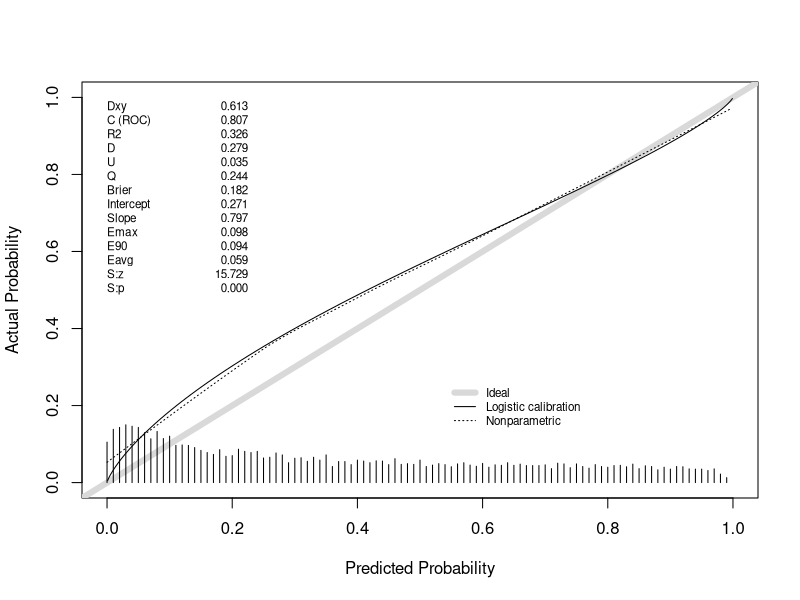
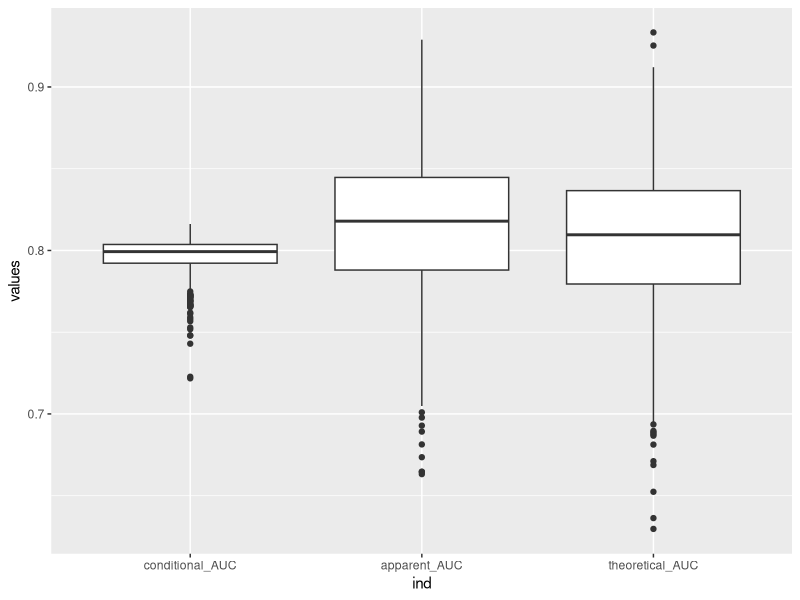
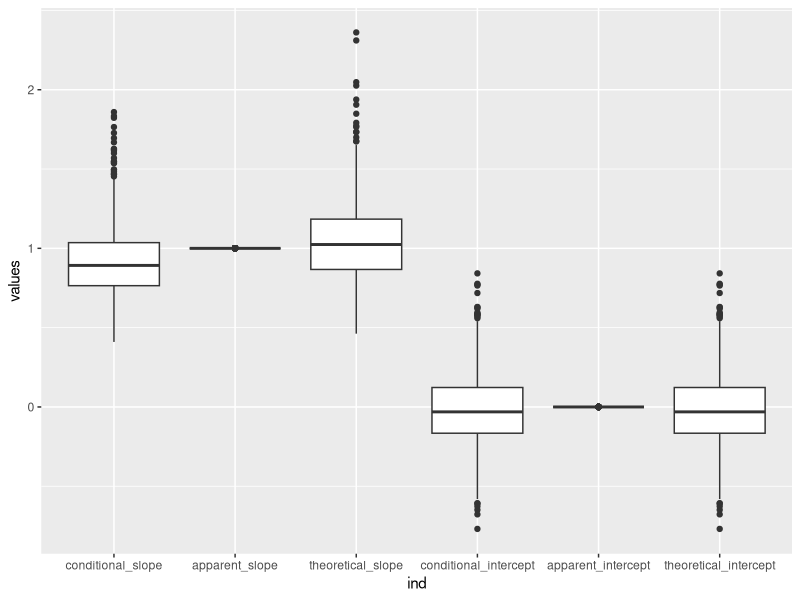
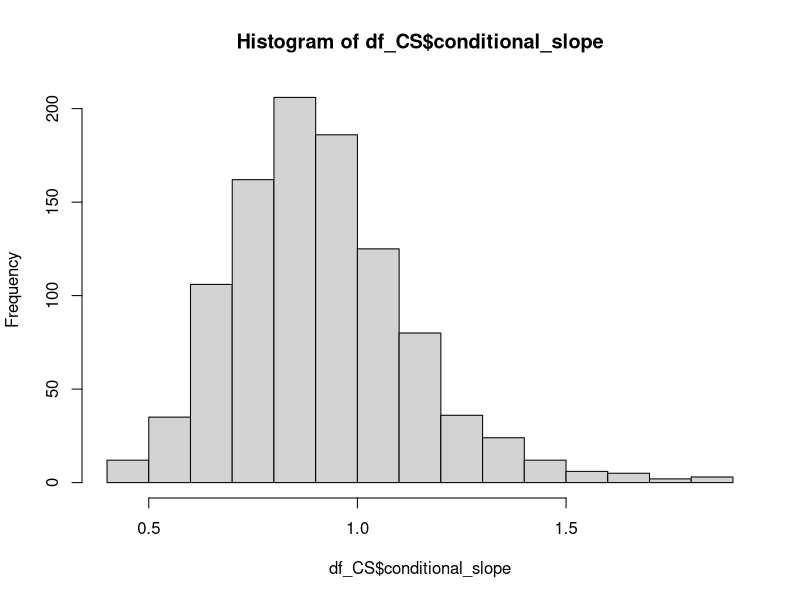
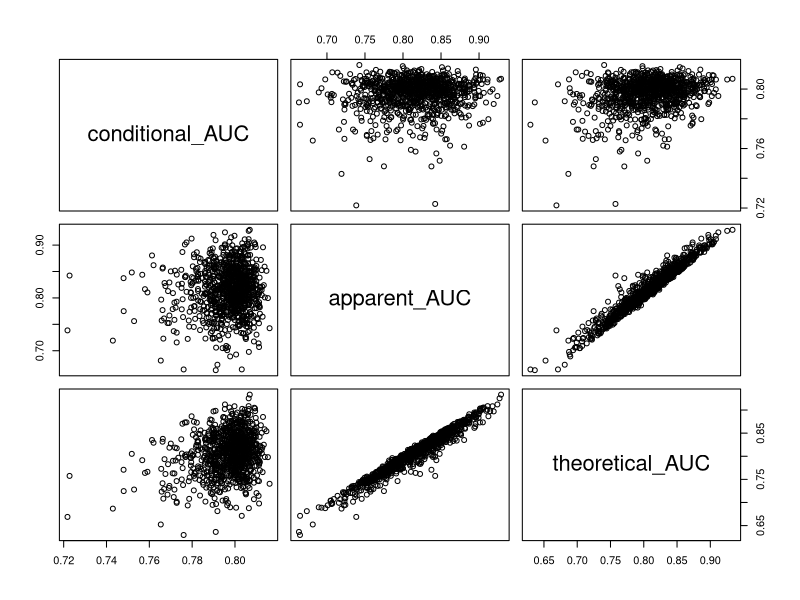
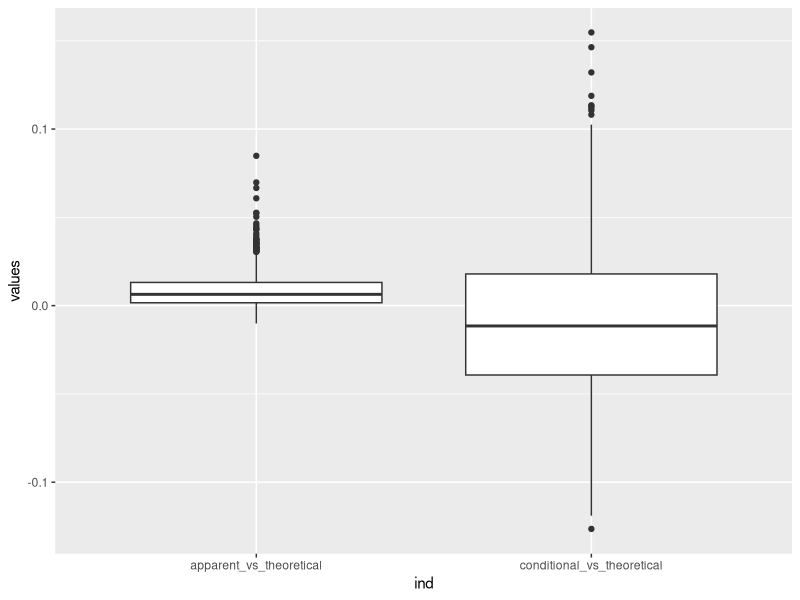
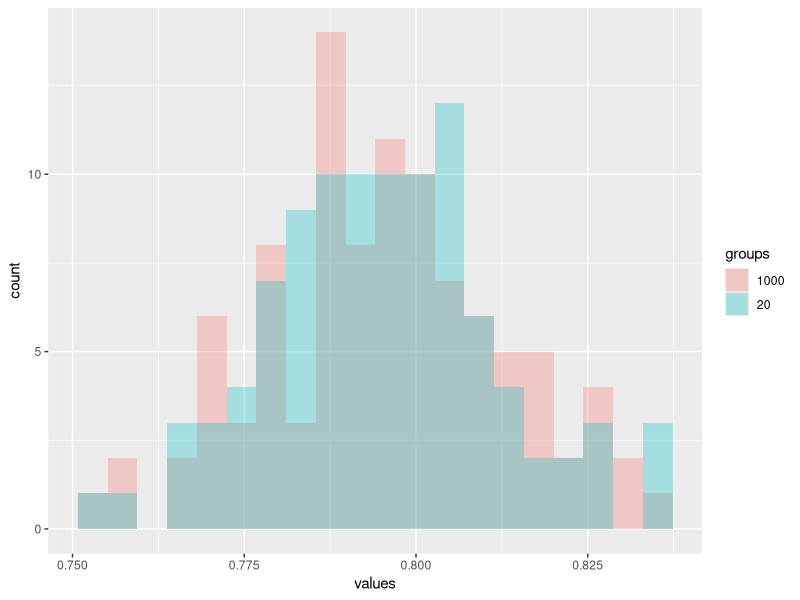
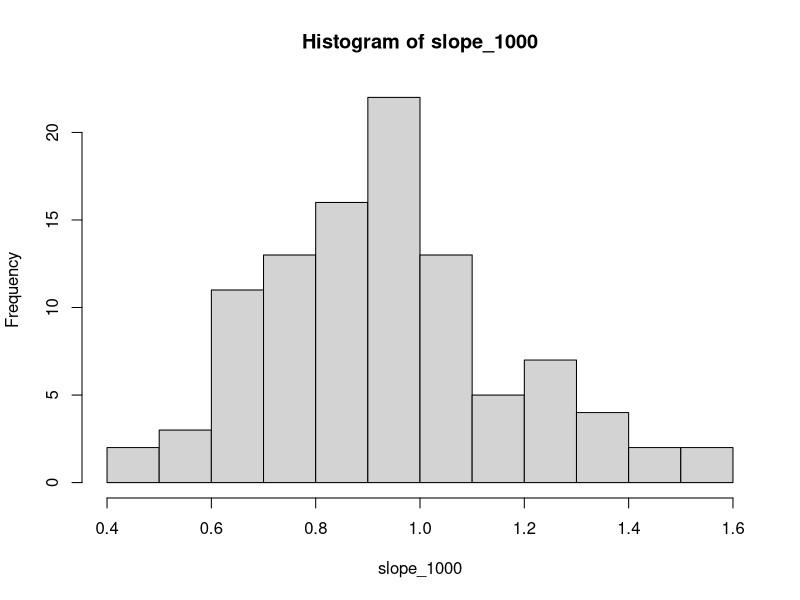

Generate these figures, in order, with R: (Note: this script raises an error after producing the figures.)
## ---- chunk 1
knitr::opts_chunk$set(echo = TRUE)
library(ROCR)
library(ggplot2)
library(MASS)
library(rms)
## ---- chunk 2
logit <- function (p) log(p/(1 - p))

cox_calibration <- function(y, prob){
  if (max(prob[y == 0]) < min(prob[y == 1])){
      return(list(slope = NA, intercept = NA))
  }
  dat <- data.frame(e = prob, o = y)
  dat$e[dat$e < 0.0000000001] = 1e-10
  dat$e[dat$e > 0.9999999999] = 1-1e-10
  dat$logite <- logit(dat$e)
  
  mfit = glm(formula = o~logite, 
             family = binomial(link = "logit"), dat)
  
  return(list(slope = as.numeric(mfit$coefficients[2]),
              intercept = as.numeric(mfit$coefficients[1])))
}
## ---- chunk 3
generate_data <- function(n, beta){
  n_pred <- length(beta) - 1 #numper of predictors
  x <- matrix(rnorm(n*n_pred), n, n_pred) #generated x
  
  design_matrix <- cbind(1, x)
  
  p <- as.numeric(1/(1+exp(- design_matrix %*% beta))) #true probabilities from logit model
  y <- rbinom(n, 1, p) #drawing outcomes from Bernoulli distribution
  dat <- as.data.frame(x)
  dat$y <- y; dat$p <- p
  return(dat)
}
## ---- chunk 4
set.seed(6042021)
n <- 100
beta <- c(-0.3, 1, -1, .3) #using 3 predictors

full_data <- generate_data(n, beta)
#fitting the model
logitm <- glm(y ~. -p, family = "binomial", data = full_data)
summary(logitm)
## ---- chunk 5
predictions <- predict(logitm, full_data, type="response")

#apparent AUC
appar_AUC <- pROC::auc(full_data$y, predictions, quiet = TRUE)

#estimated AUC
estimated_AUC <- pROC::auc(full_data$y, full_data$p, quiet = TRUE)

#Estimating the conditional AUC
new_data <- generate_data(10000, beta)

pred_new <- predict(logitm, new_data, type="response")
conditional_AUC <- pROC::auc(new_data$y, pred_new, quiet = TRUE)
conditional_AUC
## ---- chunk 6
appar_cox <- cox_calibration(full_data$y, predictions)
estimated_cox <- cox_calibration(full_data$y, full_data$p)
conditional_cox <- cox_calibration(new_data$y, pred_new)

## ---- chunk 7
estimated_cox
val.prob(pred_new, new_data$y)
## ---- chunk 8
set.seed(1337)
n_simulation <- 1000
n <- 100
beta <- c(-0.3, 1, -1, .3)

df_AUC <- data.frame(estimated_AUC = numeric(n_simulation),
                     conditional_AUC = numeric(n_simulation),
                     apparent_AUC = numeric(n_simulation))

df_CS <- data.frame(estimated_slope = numeric(n_simulation),
                     conditional_slope = numeric(n_simulation),
                     apparent_slope = numeric(n_simulation),
                    estimated_intercept = numeric(n_simulation),
                     conditional_intercept = numeric(n_simulation),
                     apparent_intercept = numeric(n_simulation))

for (i in 1:n_simulation){
  full_data <- generate_data(n, beta)
  logit_model <- glm(y ~. -p, family = "binomial", data = full_data)
  
  
  predictions <- predict(logit_model, full_data, type="response")
  
  cal_slp <- cox_calibration(full_data$y, predictions)
  df_CS$apparent_slope[i] <- cal_slp$slope
  df_CS$apparent_intercept[i] <- cal_slp$intercept
  df_AUC$apparent_AUC[i] <- pROC::auc(full_data$y, predictions, quiet = TRUE)
  
  cal_slp <- cox_calibration(full_data$y, full_data$p)
  df_CS$estimated_slope[i] <- cal_slp$slope
  df_CS$estimated_intercept[i] <- cal_slp$intercept
  df_AUC$estimated_AUC[i] <- pROC::auc(full_data$y, full_data$p, quiet = TRUE)
  
  new_data <- generate_data(10000, beta)
  pred_new <- predict(logit_model, new_data, type="response")
  
  
  cal_slp <- cox_calibration(new_data$y, pred_new)
  df_CS$conditional_slope[i] <- cal_slp$slope
  df_CS$conditional_intercept[i] <- cal_slp$intercept
  df_AUC$conditional_AUC[i] <- pROC::auc(new_data$y, pred_new, quiet = TRUE)
}

df_AUC$theoretical_AUC <- df_AUC$estimated_AUC
df_AUC <- df_AUC[,2:4]

df_CS$theoretical_slope <- df_CS$estimated_slope
df_CS$theoretical_intercept <- df_CS$conditional_intercept

df_CS <- df_CS[,c(2,3,7,5,6,8)]

ggplot(stack(df_AUC), aes(x = ind, y = values)) +
  geom_boxplot()

ggplot(stack(df_CS), aes(x = ind, y = values)) +
  geom_boxplot()


hist(df_CS$conditional_slope, 20)
## ---- chunk 9
cor(df_AUC)
pairs(df_AUC)
## ---- chunk 10
diff = data.frame(
  df_AUC$apparent_AUC - df_AUC$theoretical_AUC,
  df_AUC$conditional_AUC - df_AUC$theoretical_AUC
)
names(diff) = c('apparent_vs_theoretical',
                'conditional_vs_theoretical')
ggplot(stack(diff), aes(x = ind, y = values)) +
  geom_boxplot()
## ---- chunk 11
summary(diff$apparent_vs_estimated)
table(diff$apparent_vs_estimated > 0)
## ---- chunk 12
#options(warn=1)
set.seed(20071969)
n_sim <- 100
counter <- 1
auc_1000 <- numeric(n_sim)
auc_20 <- numeric(n_sim)

slope_1000 <- numeric(n_sim)
slope_20 <- numeric(n_sim)
intercept_1000 <- numeric(n_sim)
intercept_20 <- numeric(n_sim)

for (i in 1:n_sim){
  
  n <- 100
  beta <- c(-0.3, 1, -1, .3) #using 3 predictors
  full_data <- generate_data(n, beta)
  
  logitm <- glm(y ~. -p, family = "binomial", data = full_data)
  new_data <- generate_data(1000, beta)
  pred <- predict(logitm, new_data, type="response")
  auc_1000[i] <- pROC::auc(new_data$y, pred, quiet = TRUE)
  cal_slp <- cox_calibration(new_data$y, pred)
  slope_1000[i] <- cal_slp$slope
  intercept_1000[i] <- cal_slp$intercept
    
  auc_temp <- numeric(50)
  slope_temp <- numeric(50)
  intercept_temp <- numeric(50)
  for (j in 1:50){
    new_data <- generate_data(20, beta)
    pred <- predict(logitm, new_data, type="response")
    auc_temp[j] <- tryCatch({pROC::auc(new_data$y, pred, quiet = TRUE)},
                            error=function(cond){0})
    cal_slp <- cox_calibration(new_data$y, pred)
    slope_temp[j] <- cal_slp$slope
    intercept_temp[j] <- cal_slp$intercept
    counter <- counter + 1
  }

  auc_20[i] <- mean(auc_temp)
  slope_20[i] <- mean(slope_temp)
  intercept_20[i] <- mean(intercept_temp)
  
}

auc_df <- data.frame(values = c(auc_20,auc_1000),
                     groups = c(rep("20", n_sim), rep("1000", n_sim)))
ggplot(auc_df, aes(x = values, fill = groups)) +
  geom_histogram(position = "identity", alpha = 0.3, bins = 20)


hist(slope_1000)
hist(slope_20[slope_20<5], 20)
hist(intercept_1000)
hist(intercept_20[abs(intercept_20)<5])
# slope_df <- data.frame(values = c(slope_20, slope_1000),
#                      groups = c(rep("20", n_sim), rep("1000", n_sim)))
# ggplot(slope_df, aes(x = values, fill = groups)) +
#   geom_histogram(position = "identity", alpha = 0.3, bins = 20)


## ---- chunk 13

simulate_different_sample_size <- function(n_sim, external_sizes, beta, n_train){

  n <- 100
   #using 3 predictors

  
  slope_df <- as.data.frame(matrix(NA, n_sim, length(external_sizes)))
  intercept_df <- as.data.frame(matrix(NA, n_sim, length(external_sizes)))
  
  for(ss_index in 1:length(external_sizes)){
    sample_size <- external_sizes[ss_index]
    
    for (i in 1:n_sim){
      full_data <- generate_data(n, beta)
      logitm <- glm(y ~. -p, family = "binomial", data = full_data)
      
      new_data <- generate_data(sample_size, beta)
      pred <- predict(logitm, new_data, type="response")
      cox_cal <- cox_calibration(new_data$y, pred)
      slope_df[i, ss_index] <- cox_cal[1]
      intercept_df[i, ss_index] <- cox_cal[2]
    }

  }
  return(list(slope = slope_df, intercept = intercept_df))
}

n_sim <- 1000
external_sample_sizes <- c(20, 50, 100, 200, 500,1000, 2000)
beta <- c(-0.3, 1, -1, .3)
sim_results <- simulate_different_sample_size(n_sim, external_sample_sizes)
names(sim_results$slope) <- external_sample_sizes


expected_slope <- apply(sim_results$slope, 2, mean, na.rm = TRUE)
apply(sim_results$intercept, 2, mean)

plot()


slope_df <- stack(sim_results$slope, select = names(sim_results$slope)[c(2, 4, 6)])

ggplot(slope_df, aes(x = values, fill = ind)) +
  geom_histogram(position = "identity", alpha = 0.3, bins = 50)
## ---- chunk 14
set.seed(632632632)
n <- 100
beta <- c(-0.3, 1, -1, .3)

full_data <- generate_data(n, beta)
logitm <- glm(y ~. -p, family = "binomial", data = full_data)

pred <- predict(logitm, full_data, type="response")

n_sim <- 1000
cox_slope_ni <- numeric(n_sim)
cox_intercept_ni <- numeric(n_sim)
auc_ni <- numeric(n_sim)
mse_ni <- numeric(n_sim)

for (i in 1:n_sim){
  random_response <- sample(pred)
  cox_cal <- cox_calibration(full_data$y, random_response)
  cox_slope_ni[i] <- cox_cal$slope
  cox_intercept_ni[i] <- cox_cal$intercept
  auc_ni[i] <- pROC::auc(full_data$y, random_response, quiet = TRUE)
  mse_ni[i] <- mean((full_data$y - random_response)^2)
}

hist(cox_slope_ni, 20)
hist(cox_intercept_ni, 20)
hist(auc_ni, 20)
hist(mse_ni, 20)
